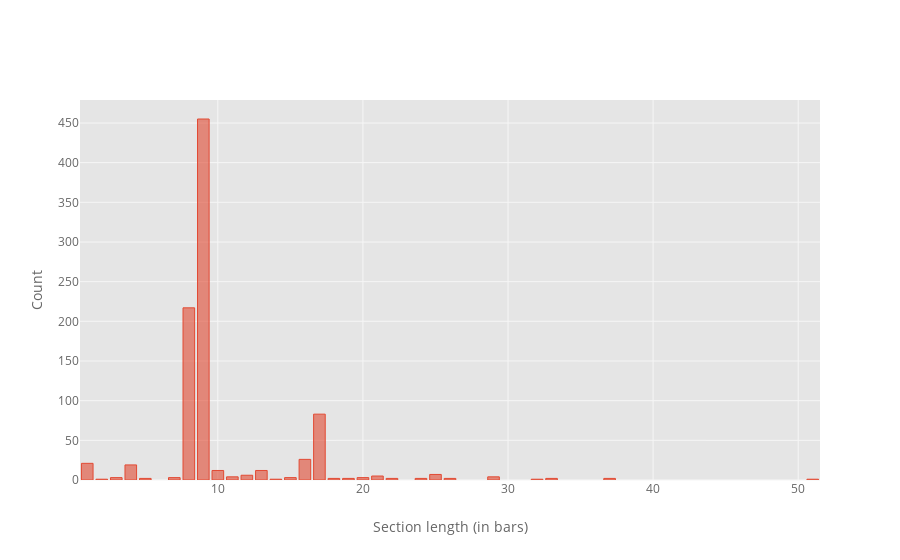

The code cell stored with this chart in its notebook:
### Markdown cell above
## section lengths

### Code cell
print('Most sections are normatively 8 measures long (measure-count 8 or 9 depending on repetition), but there are also several 16 measure-long sections: it could be hypothesised that these sections are internally binary.')
measure_list.groupby(['id', 'section']).size().value_counts().iplot('bar', xTitle='Section length (in bars)', yTitle='Count')

### Figure 1 — Plotly figure (JSON) as saved in the notebook; plotly's stock layout.template omitted (floating-point values rounded to 4 significant figures)
{"data": [{"marker": {"color": "rgba(226, 74, 51, 0.6)", "line": {"color": "rgba(226, 74, 51, 1.0)", "width": 1}}, "name": "None", "orientation": "v", "text": "", "type": "bar", "uid": "29ec72df-b9f9-4fae-a55f-4cbc598e4e3e", "x": [9, 8, 17, 16, 1, 4, 13, 10, 25, 12, 21, 11, 29, 3, 20, 7, 15, 5, 33, 26, 37, 18, 19, 22, 24, 14, 32, 2, 51], "y": [455, 217, 83, 26, 21, 19, 12, 12, 7, 6, 5, 4, 4, 3, 3, 3, 3, 2, 2, 2, 2, 2, 2, 2, 2, 1, 1, 1, 1]}], "layout": {"autosize": true, "legend": {"bgcolor": "#FFFFFF", "font": {"color": "#666666"}}, "paper_bgcolor": "#FFFFFF", "plot_bgcolor": "#E5E5E5", "title": {"font": {"color": "#151516"}}, "xaxis": {"autorange": true, "gridcolor": "#F6F6F6", "range": [0.5, 51.5], "showgrid": true, "tickfont": {"color": "#666666"}, "title": {"font": {"color": "#666666"}, "text": "Section length (in bars)"}, "type": "linear", "zerolinecolor": "#F6F6F6"}, "yaxis": {"autorange": true, "gridcolor": "#F6F6F6", "range": [0, 478.9], "showgrid": true, "tickfont": {"color": "#666666"}, "title": {"font": {"color": "#666666"}, "text": "Count"}, "type": "linear", "zerolinecolor": "#F6F6F6"}}}
